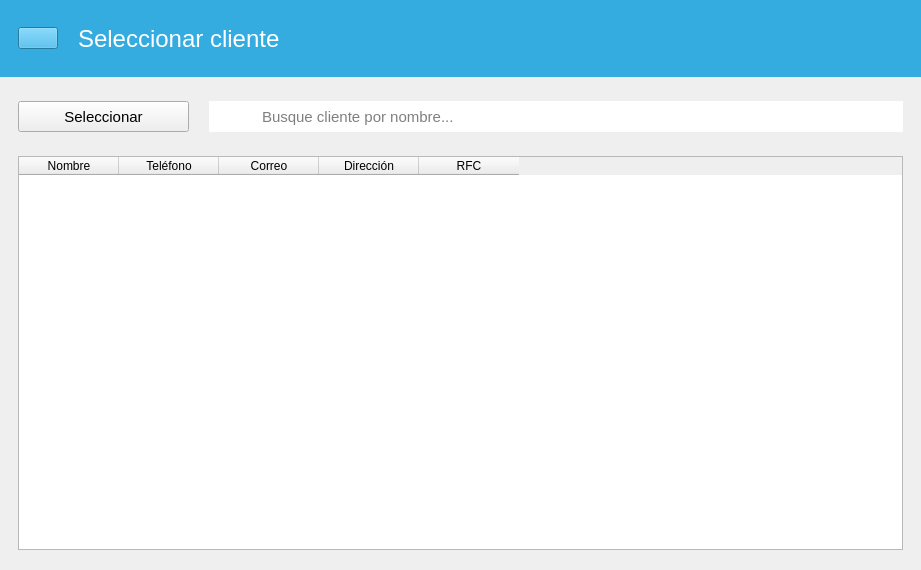
<?xml version="1.0" encoding="UTF-8"?>
<ui version="4.0">
 <class>SeleccionarCliente</class>
 <widget class="QWidget" name="SeleccionarCliente">
  <property name="windowModality">
   <enum>Qt::ApplicationModal</enum>
  </property>
  <property name="geometry">
   <rect>
    <x>0</x>
    <y>0</y>
    <width>921</width>
    <height>570</height>
   </rect>
  </property>
  <property name="windowTitle">
   <string>Form</string>
  </property>
  <layout class="QVBoxLayout" name="verticalLayout">
   <property name="leftMargin">
    <number>0</number>
   </property>
   <property name="topMargin">
    <number>0</number>
   </property>
   <property name="rightMargin">
    <number>0</number>
   </property>
   <property name="bottomMargin">
    <number>0</number>
   </property>
   <item>
    <widget class="QFrame" name="frame">
     <property name="sizePolicy">
      <sizepolicy hsizetype="Expanding" vsizetype="Preferred">
       <horstretch>0</horstretch>
       <verstretch>0</verstretch>
      </sizepolicy>
     </property>
     <property name="styleSheet">
      <string notr="true">background-color: rgb(52, 172, 224);</string>
     </property>
     <property name="frameShadow">
      <enum>QFrame::Raised</enum>
     </property>
     <layout class="QVBoxLayout" name="verticalLayout_2">
      <property name="spacing">
       <number>0</number>
      </property>
      <property name="leftMargin">
       <number>0</number>
      </property>
      <property name="topMargin">
       <number>0</number>
      </property>
      <property name="rightMargin">
       <number>0</number>
      </property>
      <property name="bottomMargin">
       <number>0</number>
      </property>
      <item>
       <widget class="QFrame" name="frame_4">
        <property name="sizePolicy">
         <sizepolicy hsizetype="Maximum" vsizetype="Preferred">
          <horstretch>0</horstretch>
          <verstretch>0</verstretch>
         </sizepolicy>
        </property>
        <property name="styleSheet">
         <string notr="true">QFrame { border:none; }
background-color: rgb(52, 172, 224);</string>
        </property>
        <property name="frameShadow">
         <enum>QFrame::Raised</enum>
        </property>
        <layout class="QHBoxLayout" name="horizontalLayout">
         <property name="spacing">
          <number>20</number>
         </property>
         <property name="leftMargin">
          <number>18</number>
         </property>
         <property name="topMargin">
          <number>18</number>
         </property>
         <property name="rightMargin">
          <number>15</number>
         </property>
         <property name="bottomMargin">
          <number>18</number>
         </property>
         <item>
          <widget class="ClickableIcon" name="btRegresar">
           <property name="icon">
            <iconset resource="../resources.qrc">
             <normaloff>:/img/resources/images/leftarrow.png</normaloff>:/img/resources/images/leftarrow.png</iconset>
           </property>
           <property name="iconSize">
            <size>
             <width>40</width>
             <height>40</height>
            </size>
           </property>
          </widget>
         </item>
         <item>
          <widget class="QLabel" name="label">
           <property name="minimumSize">
            <size>
             <width>201</width>
             <height>41</height>
            </size>
           </property>
           <property name="font">
            <font>
             <pointsize>18</pointsize>
            </font>
           </property>
           <property name="styleSheet">
            <string notr="true">color: rgb(255, 255, 255);</string>
           </property>
           <property name="text">
            <string>Seleccionar cliente</string>
           </property>
          </widget>
         </item>
        </layout>
       </widget>
      </item>
     </layout>
    </widget>
   </item>
   <item>
    <widget class="QFrame" name="frame_2">
     <property name="sizePolicy">
      <sizepolicy hsizetype="Expanding" vsizetype="Expanding">
       <horstretch>0</horstretch>
       <verstretch>0</verstretch>
      </sizepolicy>
     </property>
     <property name="frameShadow">
      <enum>QFrame::Raised</enum>
     </property>
     <layout class="QVBoxLayout" name="verticalLayout_3">
      <property name="spacing">
       <number>0</number>
      </property>
      <property name="bottomMargin">
       <number>0</number>
      </property>
      <item alignment="Qt::AlignTop">
       <widget class="QFrame" name="frame_5">
        <property name="frameShadow">
         <enum>QFrame::Raised</enum>
        </property>
        <layout class="QHBoxLayout" name="horizontalLayout_4">
         <property name="spacing">
          <number>20</number>
         </property>
         <property name="bottomMargin">
          <number>15</number>
         </property>
         <item>
          <widget class="QFrame" name="frame_7">
           <property name="frameShadow">
            <enum>QFrame::Raised</enum>
           </property>
           <layout class="QHBoxLayout" name="horizontalLayout_2">
            <property name="spacing">
             <number>0</number>
            </property>
            <property name="leftMargin">
             <number>0</number>
            </property>
            <property name="topMargin">
             <number>0</number>
            </property>
            <property name="rightMargin">
             <number>0</number>
            </property>
            <property name="bottomMargin">
             <number>0</number>
            </property>
            <item>
             <widget class="QPushButton" name="btAgregar">
              <property name="minimumSize">
               <size>
                <width>171</width>
                <height>31</height>
               </size>
              </property>
              <property name="font">
               <font>
                <pointsize>11</pointsize>
               </font>
              </property>
              <property name="text">
               <string>Seleccionar</string>
              </property>
              <property name="icon">
               <iconset resource="../resources.qrc">
                <normaloff>:/img/resources/images/accept.png</normaloff>:/img/resources/images/accept.png</iconset>
              </property>
             </widget>
            </item>
           </layout>
          </widget>
         </item>
         <item>
          <widget class="QFrame" name="frame_8">
           <property name="sizePolicy">
            <sizepolicy hsizetype="Expanding" vsizetype="Preferred">
             <horstretch>0</horstretch>
             <verstretch>0</verstretch>
            </sizepolicy>
           </property>
           <property name="frameShadow">
            <enum>QFrame::Raised</enum>
           </property>
           <layout class="QHBoxLayout" name="horizontalLayout_3">
            <property name="spacing">
             <number>0</number>
            </property>
            <property name="leftMargin">
             <number>0</number>
            </property>
            <property name="topMargin">
             <number>0</number>
            </property>
            <property name="rightMargin">
             <number>0</number>
            </property>
            <property name="bottomMargin">
             <number>0</number>
            </property>
            <item>
             <widget class="QLabel" name="label_2">
              <property name="minimumSize">
               <size>
                <width>51</width>
                <height>31</height>
               </size>
              </property>
              <property name="maximumSize">
               <size>
                <width>51</width>
                <height>31</height>
               </size>
              </property>
              <property name="styleSheet">
               <string notr="true">image: url(:/img/resources/images/magnifier.png);
background-color: rgb(255, 255, 255);</string>
              </property>
              <property name="text">
               <string/>
              </property>
             </widget>
            </item>
            <item>
             <widget class="QLineEdit" name="searchBar">
              <property name="minimumSize">
               <size>
                <width>0</width>
                <height>31</height>
               </size>
              </property>
              <property name="maximumSize">
               <size>
                <width>16777215</width>
                <height>31</height>
               </size>
              </property>
              <property name="font">
               <font>
                <pointsize>11</pointsize>
               </font>
              </property>
              <property name="frame">
               <bool>false</bool>
              </property>
              <property name="placeholderText">
               <string>Busque cliente por nombre...</string>
              </property>
             </widget>
            </item>
           </layout>
          </widget>
         </item>
        </layout>
       </widget>
      </item>
      <item>
       <widget class="QFrame" name="frame_6">
        <property name="sizePolicy">
         <sizepolicy hsizetype="Expanding" vsizetype="Expanding">
          <horstretch>0</horstretch>
          <verstretch>0</verstretch>
         </sizepolicy>
        </property>
        <property name="frameShadow">
         <enum>QFrame::Raised</enum>
        </property>
        <layout class="QHBoxLayout" name="horizontalLayout_5">
         <property name="bottomMargin">
          <number>20</number>
         </property>
         <item>
          <widget class="TablaDatos" name="tabla_seleccionar">
           <column>
            <property name="text">
             <string>Nombre</string>
            </property>
           </column>
           <column>
            <property name="text">
             <string>Teléfono</string>
            </property>
           </column>
           <column>
            <property name="text">
             <string>Correo</string>
            </property>
           </column>
           <column>
            <property name="text">
             <string>Dirección</string>
            </property>
           </column>
           <column>
            <property name="text">
             <string>RFC</string>
            </property>
           </column>
          </widget>
         </item>
        </layout>
       </widget>
      </item>
     </layout>
    </widget>
   </item>
  </layout>
 </widget>
 <customwidgets>
  <customwidget>
   <class>TablaDatos</class>
   <extends>QTableWidget</extends>
   <header>utils.mywidgets.h</header>
  </customwidget>
  <customwidget>
   <class>ClickableIcon</class>
   <extends>QPushButton</extends>
   <header>utils.mywidgets.h</header>
  </customwidget>
 </customwidgets>
 <resources>
  <include location="../resources.qrc"/>
 </resources>
 <connections/>
</ui>
